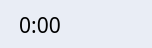
<?xml version="1.0" encoding="UTF-8"?>
<ui version="4.0">
 <class>TomatobellFrame</class>
 <widget class="QFrame" name="TomatobellFrame">
  <property name="geometry">
   <rect>
    <x>0</x>
    <y>0</y>
    <width>152</width>
    <height>48</height>
   </rect>
  </property>
  <property name="windowTitle">
   <string>Frame</string>
  </property>
  <property name="styleSheet">
   <string notr="true">#TomatobellFrame
{
border-style:none;
border-radius:11px;
padding:3px;
background:rgb(233,237,245);
}

QPushButton
{
background:rgb(233,237,245);
border-style:none;
}

QPushButton:hover
{
background:rgb(215,222,234);
border-radius:10px;
}

QPushButton:pressed
{
background:rgb(140, 140, 140);
border-radius:10px;
}</string>
  </property>
  <widget class="QLabel" name="TimerLabel">
   <property name="geometry">
    <rect>
     <x>10</x>
     <y>10</y>
     <width>60</width>
     <height>30</height>
    </rect>
   </property>
   <property name="font">
    <font>
     <family>微软雅黑</family>
     <pointsize>16</pointsize>
    </font>
   </property>
   <property name="text">
    <string>&lt;html&gt;&lt;head/&gt;&lt;body&gt;&lt;p align=&quot;center&quot;&gt;0:00&lt;/p&gt;&lt;/body&gt;&lt;/html&gt;</string>
   </property>
  </widget>
  <widget class="QPushButton" name="PauseBtn">
   <property name="geometry">
    <rect>
     <x>80</x>
     <y>10</y>
     <width>30</width>
     <height>30</height>
    </rect>
   </property>
   <property name="styleSheet">
    <string notr="true"/>
   </property>
   <property name="text">
    <string/>
   </property>
   <property name="icon">
    <iconset resource="../../resource/res.qrc">
     <normaloff>:/images/images/icon/Continue.ico</normaloff>:/images/images/icon/Continue.ico</iconset>
   </property>
   <property name="iconSize">
    <size>
     <width>25</width>
     <height>25</height>
    </size>
   </property>
  </widget>
  <widget class="QPushButton" name="StopBtn">
   <property name="geometry">
    <rect>
     <x>110</x>
     <y>10</y>
     <width>30</width>
     <height>30</height>
    </rect>
   </property>
   <property name="styleSheet">
    <string notr="true"/>
   </property>
   <property name="text">
    <string/>
   </property>
   <property name="icon">
    <iconset resource="../../resource/res.qrc">
     <normaloff>:/images/images/icon/Stop.ico</normaloff>:/images/images/icon/Stop.ico</iconset>
   </property>
   <property name="iconSize">
    <size>
     <width>25</width>
     <height>25</height>
    </size>
   </property>
  </widget>
 </widget>
 <resources>
  <include location="../../resource/res.qrc"/>
 </resources>
 <connections/>
</ui>
